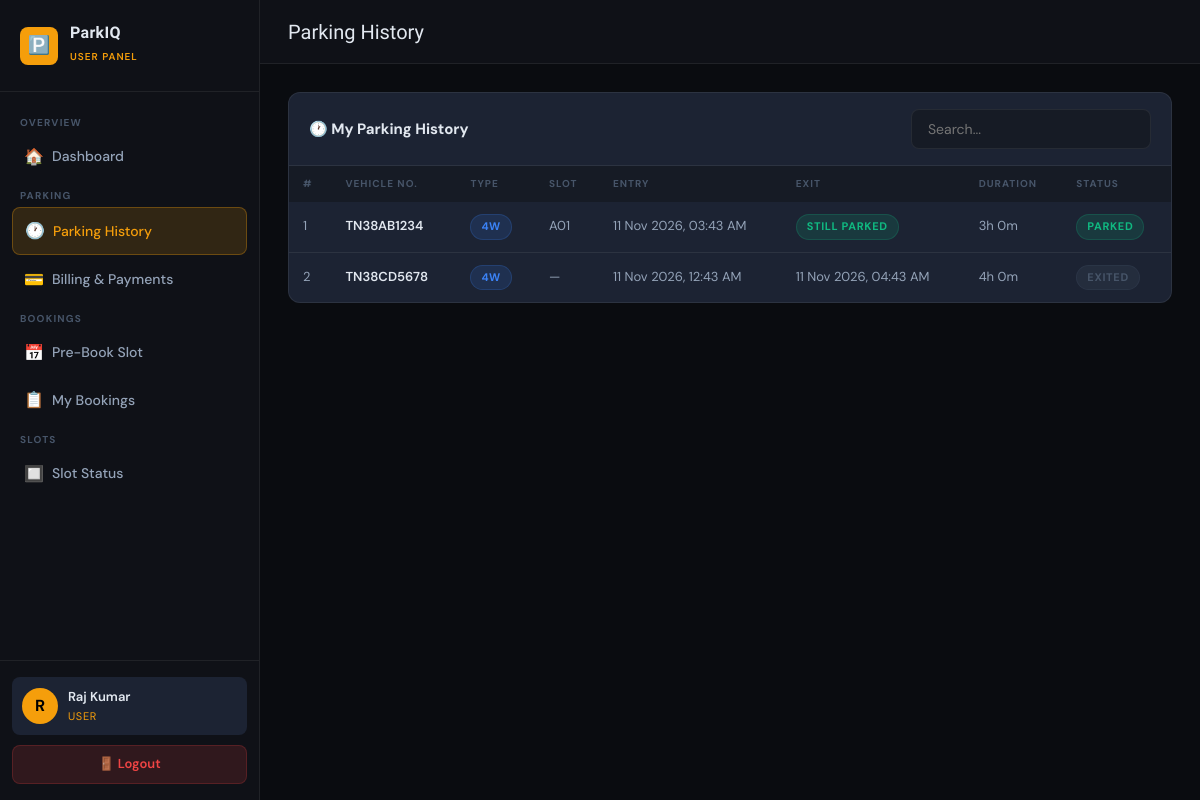
Screenshot of /user/history.php (signed in) with the database file from the repository.
### tables this page shows
CREATE TABLE IF NOT EXISTS vehicles (
    id INT AUTO_INCREMENT PRIMARY KEY,
    user_id INT,
    vehicle_number VARCHAR(20) NOT NULL,
    vehicle_type ENUM('2W','4W') DEFAULT '4W',
    owner_name VARCHAR(100),
    slot_id INT,
    entry_time DATETIME,
    exit_time DATETIME,
    status ENUM('parked','exited') DEFAULT 'parked',
    created_at TIMESTAMP DEFAULT CURRENT_TIMESTAMP,
    updated_at TIMESTAMP DEFAULT CURRENT_TIMESTAMP ON UPDATE CURRENT_TIMESTAMP,
    FOREIGN KEY (user_id) REFERENCES users(id) ON DELETE SET NULL,
    FOREIGN KEY (slot_id) REFERENCES parking_slots(id) ON DELETE SET NULL
);

CREATE TABLE IF NOT EXISTS parking_slots (
    id INT AUTO_INCREMENT PRIMARY KEY,
    slot_number VARCHAR(10) NOT NULL UNIQUE,
    slot_type ENUM('2W','4W') DEFAULT '4W',
    status ENUM('available','occupied','reserved') DEFAULT 'available',
    created_at TIMESTAMP DEFAULT CURRENT_TIMESTAMP,
    updated_at TIMESTAMP DEFAULT CURRENT_TIMESTAMP ON UPDATE CURRENT_TIMESTAMP
);

### user/history.php (the view, shortened to what this page needs)
<?php
require_once '../includes/config.php';
$uid = $_SESSION['user_id'];
$history = $conn->query("
  SELECT v.*, ps.slot_number
  FROM vehicles v
  LEFT JOIN parking_slots ps ON ps.id=v.slot_id
  WHERE v.user_id=$uid
  ORDER BY v.created_at DESC
");
?>
<!DOCTYPE html>
<html lang="en">
<head>
<link rel="stylesheet" href="../css/style.css">
</head>
<body>
<div class="dashboard-wrapper">
  <?php include '../includes/user_sidebar.php'; ?>
  <div class="main-content">
    <div class="topbar">
      <div class="flex items-center gap-3">
        <span class="topbar-title">Parking History</span>
      </div>
    </div>
    <div class="page-content">
      <div class="card fade-in">
        <div class="card-header">
          <span class="card-title">🕐 My Parking History</span>
          <div class="search-bar" style="margin:0;width:240px">
            <input type="text" id="searchInput" placeholder="Search...">
          </div>
        </div>
        <div class="table-wrap">
          <table id="histTable">
            <thead>
              <tr><th>#</th><th>Vehicle No.</th><th>Type</th><th>Slot</th><th>Entry</th><th>Exit</th><th>Duration</th><th>Status</th></tr>
            </thead>
            <tbody>
              <?php if ($history->num_rows === 0): ?>
                <tr><td colspan="8" class="empty-state">No parking history found.</td></tr>
              <?php else: $i=1; while ($v = $history->fetch_assoc()):
                $mins = 0;
                if ($v['entry_time'] && $v['exit_time']) {
                  $mins = round((strtotime($v['exit_time'])-strtotime($v['entry_time']))/60);
                } elseif ($v['entry_time'] && $v['status']==='parked') {
                  $mins = round((time()-strtotime($v['entry_time']))/60);
                }
                $h=floor($mins/60); $m=$mins%60;
              ?>
              <tr>
                <td><?= $i++ ?></td>
                <td><strong><?= htmlspecialchars($v['vehicle_number']) ?></strong></td>
                <td><span class="badge badge-blue"><?= $v['vehicle_type'] ?></span></td>
                <td><?= $v['slot_number'] ?: '—' ?></td>
                <td><?= $v['entry_time'] ? date('d M Y, h:i A', strtotime($v['entry_time'])) : '—' ?></td>
                <td><?= $v['exit_time'] ? date('d M Y, h:i A', strtotime($v['exit_time'])) : '<span class="badge badge-green">Still Parked</span>' ?></td>
                <td><?= $mins > 0 ? ($h>0?"{$h}h {$m}m":"{$m}m") : '—' ?></td>
                <td><span class="badge <?= $v['status']==='parked'?'badge-green':'badge-muted' ?>"><?= $v['status'] ?></span></td>
              </tr>
              <?php endwhile; endif; ?>
            </tbody>
          </table>
        </div>
      </div>
    </div>
  </div>
</div>
</body>
</html>

### css/style.css (style rules this page uses)
:root { --bg-deep: #0a0c10; --bg-base: #0f1117; --bg-surface: #161b25; --bg-card: #1c2333; --bg-hover: #232d42; --amber: #f59e0b; --amber-dim: #d97706; --amber-glow: rgba(245,158,11,0.15); --green: #10b981; --green-dim: rgba(16,185,129,0.15); --red: #ef4444; --red-dim: rgba(239,68,68,0.15); --yellow: #f59e0b; --yellow-dim: rgba(245,158,11,0.15); --blue: #3b82f6; --blue-dim: rgba(59,130,246,0.15); --text-primary: #e2e8f0; --text-secondary: #94a3b8; --text-muted: #475569; --border: rgba(255,255,255,0.07); --border-amber: rgba(245,158,11,0.3); --radius: 10px; --shadow: 0 4px 24px rgba(0,0,0,0.4); --glow: 0 0 30px rgba(245,158,11,0.08); }
*, *::before, *::after { box-sizing: border-box; margin: 0; padding: 0; }
html { scroll-behavior: smooth; }
body { font-family: 'DM Sans', sans-serif; background: var(--bg-deep); color: var(--text-primary); min-height: 100vh; line-height: 1.6; }
.dashboard-wrapper { display: flex; min-height: 100vh; }
.main-content { margin-left: 260px; flex: 1; display: flex; flex-direction: column; min-height: 100vh; }
.topbar { background: var(--bg-base); border-bottom: 1px solid var(--border); padding: 0 28px; height: 64px; display: flex; align-items: center; justify-content: space-between; position: sticky; top: 0; z-index: 50; }
.topbar-title { font-size: 20px; font-family: 'Rajdhani', sans-serif; }
.page-content { padding: 28px; flex: 1; }
.card { background: var(--bg-card); border: 1px solid var(--border); border-radius: 12px; overflow: hidden; margin-bottom: 20px; }
.card-header { padding: 16px 20px; border-bottom: 1px solid var(--border); display: flex; align-items: center; justify-content: space-between; flex-wrap: wrap; gap: 10px; }
.card-title { font-size: 15px; font-weight: 700; display: flex; align-items: center; gap: 8px; }
.table-wrap { overflow-x: auto; }
table { width: 100%; border-collapse: collapse; font-size: 13px; }
thead th { text-align: left; padding: 10px 14px; font-size: 10px; font-weight: 700; letter-spacing: 0.1em; text-transform: uppercase; color: var(--text-muted); background: var(--bg-surface); white-space: nowrap; }
tbody tr { border-bottom: 1px solid var(--border); transition: background 0.15s; }
tbody tr:last-child { border-bottom: none; }
tbody td { padding: 12px 14px; color: var(--text-secondary); vertical-align: middle; }
tbody td strong { color: var(--text-primary); font-weight: 600; }
.badge { display: inline-flex; align-items: center; gap: 5px; padding: 3px 10px; border-radius: 20px; font-size: 11px; font-weight: 700; letter-spacing: 0.06em; text-transform: uppercase; }
.badge-green { background: var(--green-dim); color: var(--green); border: 1px solid rgba(16,185,129,0.2); }
.badge-blue { background: var(--blue-dim); color: var(--blue); border: 1px solid rgba(59,130,246,0.2); }
.badge-muted { background: rgba(71,85,105,0.2); color: var(--text-muted); border: 1px solid rgba(71,85,105,0.2); }
.search-bar { display: flex; gap: 10px; margin-bottom: 20px; }
.search-bar input { flex: 1; padding: 10px 16px; background: var(--bg-surface); border: 1px solid var(--border); border-radius: 8px; color: var(--text-primary); font-size: 14px; font-family: 'DM Sans', sans-serif; outline: none; }
.fade-in { animation: fadeUp 0.4s ease both; }
.flex { display: flex; }
.items-center { align-items: center; }
.gap-3 { gap: 12px; }

### rows the page displays
vehicles: vehicle_number "TN38AB1234", vehicle_type "4W", slot.slot_number "A01", entry_time "11 Nov 2026, 03:43 AM", shows "STILL PARKED", entry_time "3", entry_time "0", status "PARKED"
vehicles: vehicle_number "TN38CD5678", vehicle_type "4W", slot_number "—", entry_time "11 Nov 2026, 12:43 AM", exit_time "11 Nov 2026, 04:43 AM", h "4", m "0", status "EXITED"

### other values shown
$initial "R"
$name "Raj Kumar"
